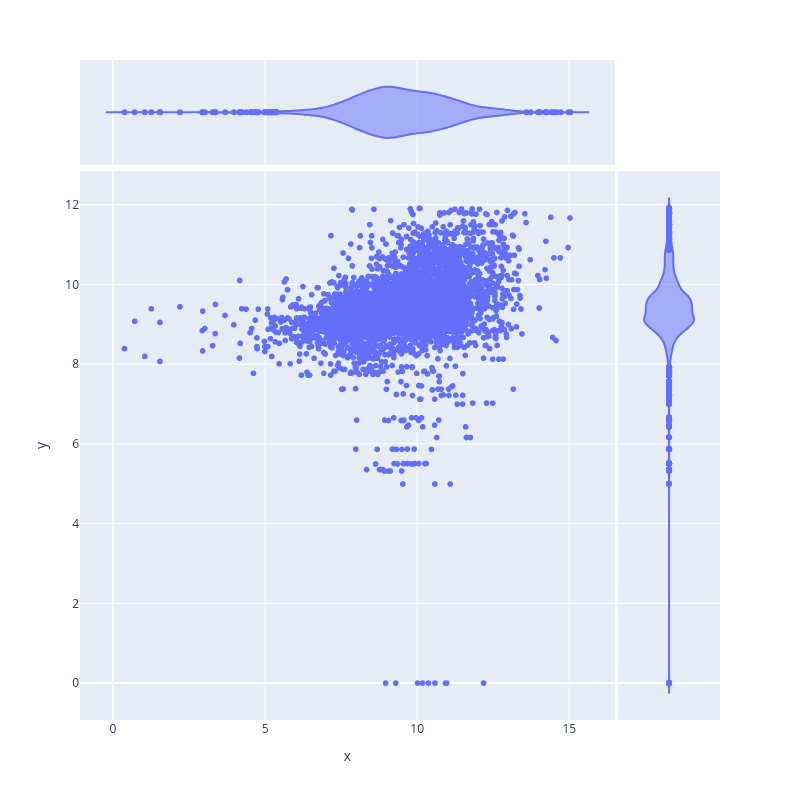

The cell this chart's notebook holds for it:
### Code cell
fig = px.scatter(
    x=np.log(1+targets_sr), y=np.log(1+predictions_sr),
    marginal_y='violin', marginal_x='violin'
)
fig.update_layout(width=800, height=800)
fig.show()

### Figure 1 — Plotly figure (JSON) as saved in the notebook; plotly's stock layout.template omitted (floating-point values rounded to 4 significant figures; data arrays with more than 128 entries replaced by an {"elided": "..."} marker saying what was removed)
{"data": [{"hovertemplate": "x=%{x}<br>y=%{y}<extra></extra>", "legendgroup": "", "marker": {"color": "#636efa", "symbol": "circle"}, "mode": "markers", "name": "", "showlegend": false, "type": "scattergl", "x": {"elided": "4953 float values"}, "xaxis": "x", "y": {"elided": "4953 float values"}, "yaxis": "y"}, {"alignmentgroup": "True", "hovertemplate": "x=%{x}<extra></extra>", "legendgroup": "", "marker": {"color": "#636efa", "symbol": "circle"}, "name": "", "offsetgroup": "", "scalegroup": "x", "showlegend": false, "type": "violin", "x": {"elided": "4953 float values"}, "xaxis": "x3", "yaxis": "y3"}, {"alignmentgroup": "True", "hovertemplate": "y=%{y}<extra></extra>", "legendgroup": "", "marker": {"color": "#636efa", "symbol": "circle"}, "name": "", "offsetgroup": "", "scalegroup": "y", "showlegend": false, "type": "violin", "xaxis": "x2", "y": {"elided": "4953 float values"}, "yaxis": "y2"}], "layout": {"height": 800, "legend": {"tracegroupgap": 0}, "margin": {"t": 60}, "width": 800, "xaxis": {"anchor": "y", "domain": [0, 0.8358], "title": {"text": "x"}}, "xaxis2": {"anchor": "y2", "domain": [0.8408, 1], "matches": "x2", "showgrid": false, "showline": false, "showticklabels": false, "ticks": ""}, "xaxis3": {"anchor": "y3", "domain": [0, 0.8358], "matches": "x", "showgrid": true, "showticklabels": false}, "xaxis4": {"anchor": "y4", "domain": [0.8408, 1], "matches": "x2", "showgrid": false, "showline": false, "showticklabels": false, "ticks": ""}, "yaxis": {"anchor": "x", "domain": [0, 0.8316], "title": {"text": "y"}}, "yaxis2": {"anchor": "x2", "domain": [0, 0.8316], "matches": "y", "showgrid": true, "showticklabels": false}, "yaxis3": {"anchor": "x3", "domain": [0.8416, 1], "matches": "y3", "showgrid": false, "showline": false, "showticklabels": false, "ticks": ""}, "yaxis4": {"anchor": "x4", "domain": [0.8416, 1], "matches": "y3", "showgrid": true, "showline": false, "showticklabels": false, "ticks": ""}}}
